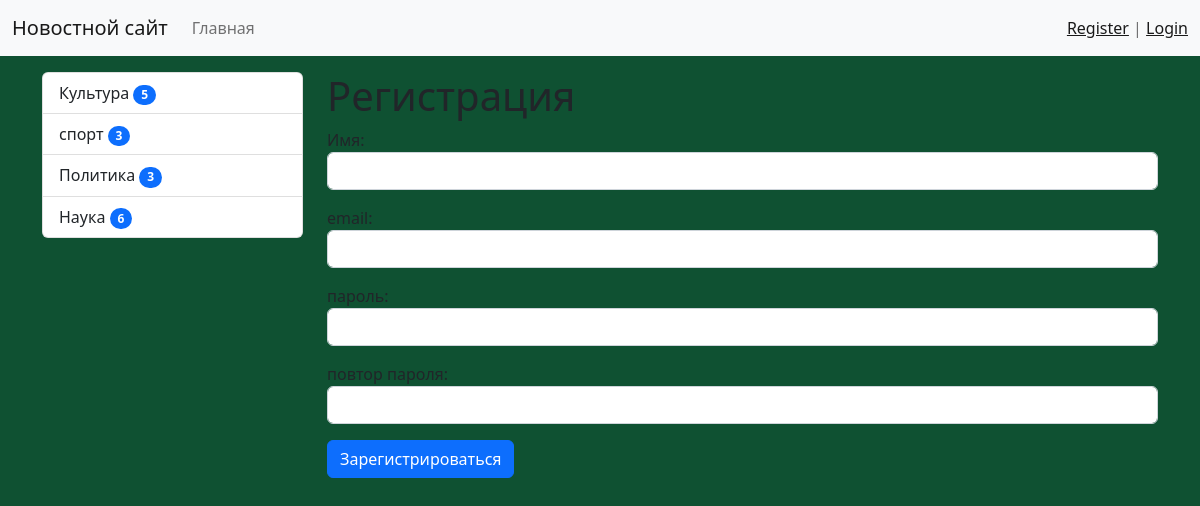
Screenshot of /register/ with the database file from the repository.
### news/models.py (models this page shows, shortened)
class Category(models.Model):
    title = models.CharField(max_length=150, db_index=True, verbose_name='Категория')
    def get_absolute_url(self):
        return reverse('category', kwargs={'category_id': self.pk})
    class Meta:
        verbose_name = "Категория"
        verbose_name_plural = "Категории"
        ordering = ['title']

### news/views.py (the view)
# urls.py: path('register/', register, name='register'),
def register(request):
    if request.method == "POST":
        form = UserRegisterForm(request.POST)
        if form.is_valid():
            user = form.save()
            login(request, user)
            messages.success(request, 'Тебе удалось!')
            return redirect('home')
        else:
            messages.error(request, 'БЕДА')
    else:
        form = UserRegisterForm()
    return render(request, 'news/register.html', {'form': form})

### news/forms.py
class UserRegisterForm(UserCreationForm):
    username = forms.CharField(label='Имя', widget=forms.TextInput(attrs={'class': 'form-control'}))
    email = forms.EmailField(label='email', widget=forms.EmailInput(attrs={'class': 'form-control'}))
    password1 = forms.CharField(label='пароль', widget=forms.PasswordInput(attrs={'class': 'form-control'}))
    password2 = forms.CharField(label='повтор пароля', widget=forms.PasswordInput(attrs={'class': 'form-control'}))
    class Meta:
        model = User
        fields = ('username', 'email', 'password1', 'password2')

### news/templatetags/news_tags.py (called while the page is built)
@register.inclusion_tag('news/list_categories.html')
def show_categories(arg1='', arg2=''):
    categories = cache.get('categories')
    if not categories:
        categories = Category.objects.annotate(cnt=Count('get_news', filter=F('get_news__is_published'))).filter(cnt__gt=0)
        cache.set('categories', categories, 30)
    return {'categories': categories}

### news/templates/news/register.html (shortened to what this page needs)
{% extends 'base.html' %}
{% block sidebar %}
{% include 'inc/_sidebar.html' %}
{% endblock %}
{% block content %}
<h1>Регистрация</h1>
    <form method="post">
        {{ form.as_p }}
        <button type="submit" class="btn btn-primary btn-block">Зарегистрироваться </button>
    </form>
{% endblock %}

### news/templates/news/list_categories.html (shortened to what this page needs)
<div class="list-group">
    {% for item in categories %}
    <a href="{{ item.get_absolute_url }}" class="list-group-item list-group-item-action">{{ item.title }}  <span class="badge bg-primary rounded-pill">{{ item.cnt }}</span></a>
    {% endfor %}
</div>

### mycite/static/css/style.css (style rules this page uses)
body { background-color: #0f5132; }

### rows the page displays
Category: title "Культура", cnt "5"
Category: title "спорт", cnt "3"
Category: title "Политика", cnt "3"
Category: title "Наука", cnt "6"
